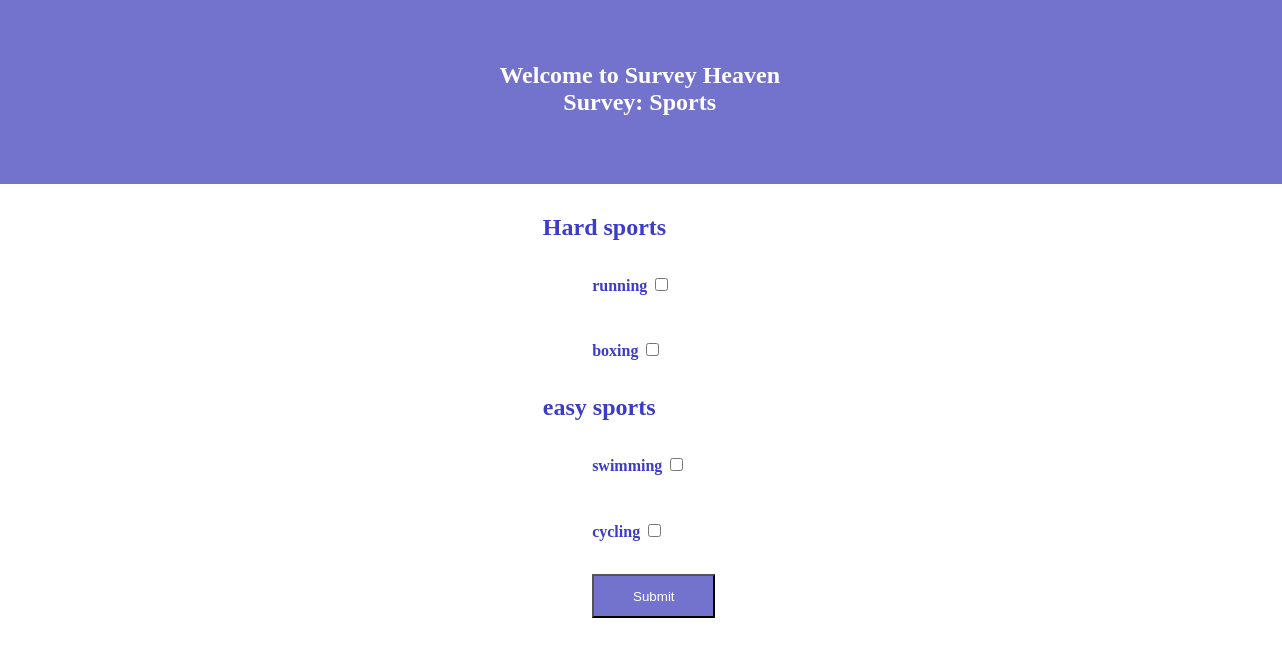
Screenshot of /answer_survey/2 with the database file from the repository.
### website.py (models this page shows)
class Surveys(db.Model):
    id = db.Column(db.Integer, primary_key=True, unique=True, nullable=False)
    username = db.Column(db.String(100))
    survey_name = db.Column(db.String(255))
    survey_type = db.Column(db.String(10))

class Questions(db.Model):
    id = db.Column(db.Integer, primary_key=True, unique=True, nullable=False)
    username = db.Column(db.String(100))
    survey_name = db.Column(db.String(255))
    question = db.Column(db.String(255))

class Answers(db.Model):
    id = db.Column(db.Integer, primary_key=True, unique=True, nullable=False)
    username = db.Column(db.String(255))
    survey = db.Column(db.String(255))
    question = db.Column(db.String(255))
    answer = db.Column(db.String(255))
    score = db.Column(db.Integer)

### website.py (the view, shortened to what this page needs)
@app.route("/answer_survey/<survey_id>", methods=['POST', 'GET'])
def answer_survey(survey_id):
    surveys = db.session.execute("SELECT * FROM surveys WHERE id=" + survey_id + ";")
    for i in surveys:
        items = dict(i)
    username = items['username']
    survey = items['survey_name']
    questions = db.session.execute("SELECT * FROM questions WHERE username='" +
                                                    username + "' AND survey_name='" +
                                                    survey + "';")
    current_questions = []
    for i in questions:
        current_questions.append(i[3])
    data = {}
    items_id = []
    for question in current_questions:
         answers = db.session.execute("SELECT * FROM answers WHERE survey='" +
                                                        survey + "' AND question='" +
                                                        question + "' AND username='" +
                                                        username + "';")
         question_answers = []
         for i in answers:
             items = dict(i)
             items_id.append(items['id'])
             question_answers.append([items['id'], items['answer'], items['score']])
         print(question_answers)
         data[question] = question_answers
    return render_template("answer_survey.html", data=data, survey_name=survey)

### templates/answer_survey.html (shortened to what this page needs)
<!DOCTYPE html>
<html>
	<head>
		<link rel="stylesheet" media="screen and (min-width: 901px)"
		href="{{ url_for('static', filename='stylesheets/answer_survey2.css') }}">
	<link rel="stylesheet" media="screen and (max-width: 900px)"
		href="{{ url_for('static', filename='stylesheets/answer_survey.css') }}">	</head>
	<body>
		<div id='welcomebox'>
			<h2 id='header'>
				Welcome to Survey Heaven<br>
				Survey: {{survey_name}}
			</h2>
		</div>
		<div id='building'>
				<form name='answer_form' method='post'>
			{%for key, value in data.items() %}
			<h2 class='questions'>{{key.replace("_", " ")}}</h2>
			{% for answer in value %}
			 <h4 class='answers'>{{answer[1].replace("_", " ")}} <input type='checkbox' name={{answer[0]}} value={{answer[1]}}></h4>
			 {% endfor %}
			{% endfor %}
						<input type='submit' method='post' name='submitbutton' id='submitbutton'>
				</form>
			</div>
	</body>
</html>

### static/stylesheets/answer_survey2.css (style rules this page uses)
html { max-width: 100%; font-family: verdana; }
body { display: flex; justify-content: center; padding-left: 2%; }
#welcomebox { display: flex; justify-content: center; text-align: center; position: absolute; width: 110%; height: 150px; padding-top: 5%; margin-top: -3%; border-bottom: 2px solid white; color: white; background-color: rgba(100, 100, 200, 0.9) }
#header { margin-top: 2%; margin-left: -2%; font-size: 22; }
#building { color: rgba(60, 60, 200, 1); margin-top: 15%; }
.questions { margin-left: -40%; }
.answers { padding: 10% 0% 10% 0%; }
#submitbutton { padding: 10%; width: 100%; height: 5%; background: rgba(100, 100, 200, 0.9); color: white; }

### static/stylesheets/answer_survey.css (style rules this page uses)
html { max-width: 100%; font-family: verdana; }
body { display: flex; justify-content: center; padding-left: 2%; }
#welcomebox { display: flex; justify-content: center; text-align: center; position: absolute; width: 110%; height: 150px; margin-top: -3%; border-bottom: 2px solid white; color: white; background-color: rgba(100, 100, 200, 0.9) }
#header { margin-top: 15%; margin-left: -2%; font-size: 22; }
#building { color: rgba(60, 60, 200, 1); margin-top: 60%; margin-left: 30%; }
.questions { margin-left: -40%; }
.answers { padding: 10% 0% 10% 0%; }
#submitbutton { width: 75%; height: 5%; background: rgba(100, 100, 200, 0.9); color: white; }

### rows the page displays
Surveys: survey_name "Sports"
Questions: replace "Hard sports"
Answers: answer "running"
Answers: answer "boxing"
Questions: replace "easy sports"
Answers: answer "swimming"
Answers: answer "cycling"
